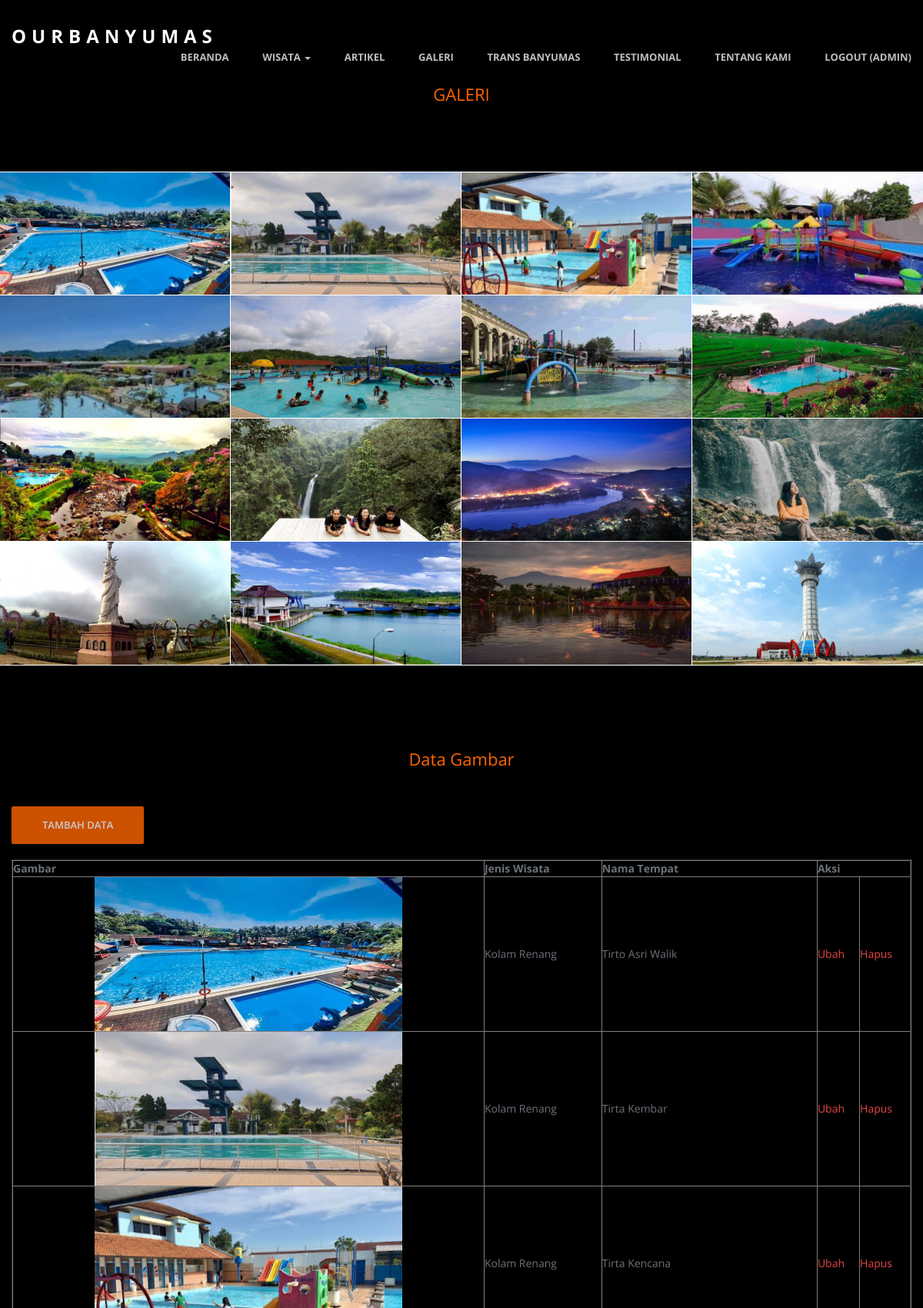
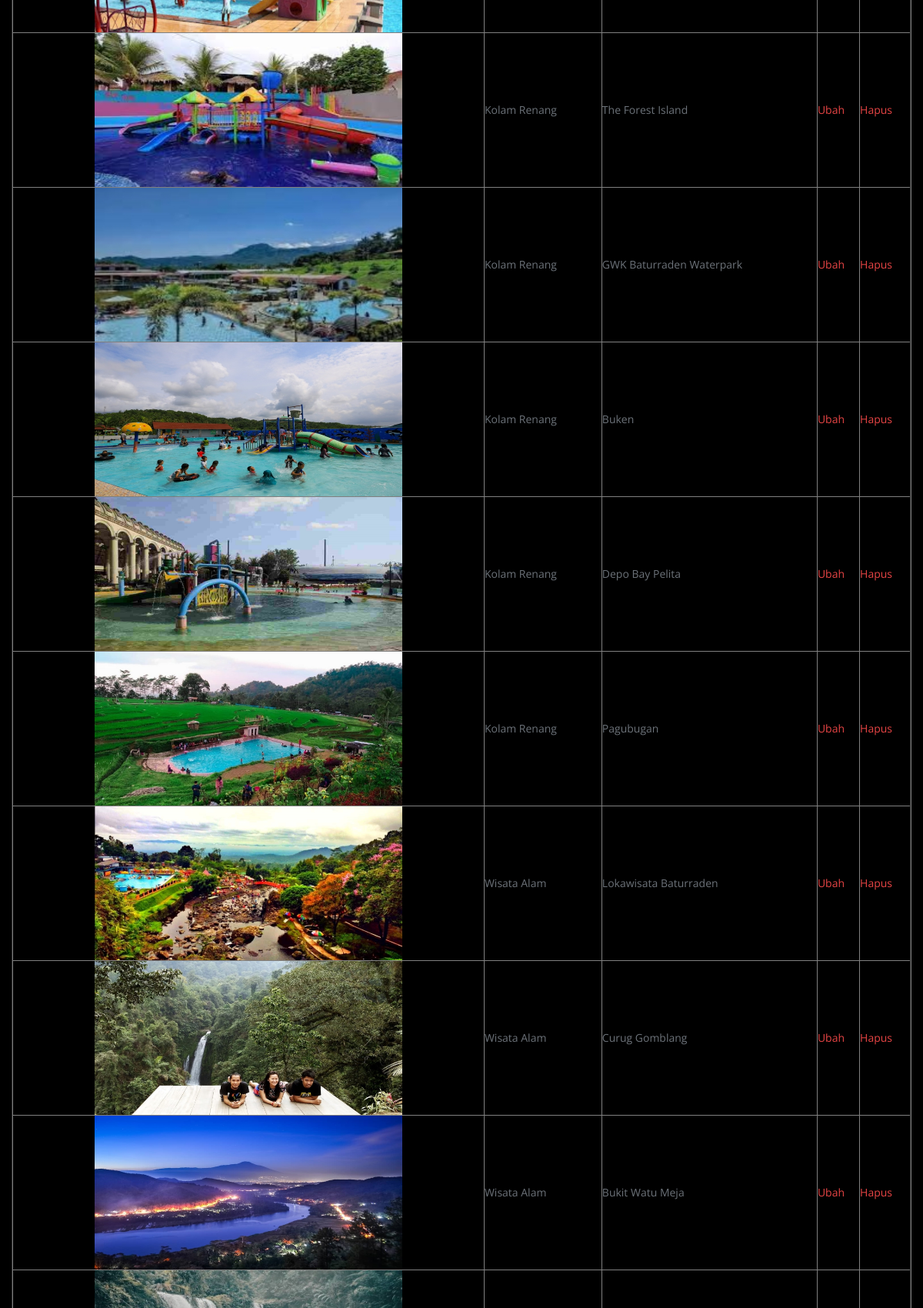
Screenshot of /galeri.php (signed in, upper part) with the database file from the repository (2 pictures, top to bottom).
### tables this page shows
CREATE TABLE `galeri` (
  `id` int(20) NOT NULL,
  `jenis_wisata` varchar(20) NOT NULL,
  `nama_tempat` varchar(50) NOT NULL,
  `foto` varchar(300) NOT NULL
);

### galeri.php (the view, shortened to what this page needs)
<!doctype html>
<html class="no-js" lang="">
<head>
  <link rel="stylesheet" href="css/bootstrap.min.css">
  <link rel="stylesheet" href="css/flexslider.css">
  <link rel="stylesheet" href="css/jquery.fancybox.css">
  <link rel="stylesheet" href="css/main.css">
  <link rel="stylesheet" href="css/responsive.css">
  <link rel="stylesheet" href="css/font-icon.css">
  <link rel="stylesheet" href="css/animate.min.css">
  <link rel="stylesheet" href="https://maxcdn.bootstrapcdn.com/font-awesome/4.4.0/css/font-awesome.min.css">
</head>
<body>
  <section>
    <header id="header">
      <div class="header-content clearfix"> <a class="logo" href="index.php">OurBanyumas</a>
        <nav class="navigation" role="navigation">
          <ul class="primary-nav">
            <li><a href="index.php">Beranda</a></li>
            <li class="dropdown">
              <a href="#" class="dropdown-toggle" data-toggle="dropdown">Wisata <b class="caret"></b></a>
            </li>
            <li><a href="artikel.php">Artikel</a></li>
            <li><a href="galeri.php">Galeri</a></li>
            <li><a href="transbanyumas.php">Trans Banyumas</a></li>
            <li><a href="testimonial.php">Testimonial</a></li>
            <li><a href="tentang.php">Tentang Kami</a></li>
            <?php
            if (!isset($_SESSION['is_login'])) {
            ?>
              <li>
                <a href="login.php">Login</a>
              </li>
            <?php } else { ?>
              <li>
                <a href="akunuser.php?logoutSubmit=1" class="logout">Logout (<?= $_SESSION['namauser']; ?>)</a>
              </li><?php } ?>
          </ul>
        </nav>
      </div>
    </header>
  </section>
  <section id="intro" class="section intro">
    <div class="container">
      <div class="col-md-8 col-md-offset-2 text-center">
        <?php
        if (!isset($_SESSION['admin'])) {
        ?>
          <h6>GALERI</h6>
          <p>Foto - foto Banyumas dari berbagai sudut yang dapat menjadi inspirasi Anda</p>
          <br>
          </li>
        <?php } else { ?>
          <h6>GALERI</h6>
          <br>
        <?php } ?>
      </div>
    </div>
    <br>
    <br>
    <br>
    <div class="container-fluid">
      <div class="row no-gutter">
        <?php
        include "koneksi.php";
        $query = "SELECT * FROM galeri";
        $sql = mysqli_query($connect, $query);
        while ($data = mysqli_fetch_array($sql)) {
        ?>
          <div class="col-lg-3 col-md-6 col-sm-6 work">
            <a <?php echo "href='images/foto/" . $data['foto'] . "'"; ?> class="work-box">
              <?php echo "<img src='images/foto/" . $data['foto'] . "'>"; ?>
            </a>
          </div>
        <?php
        }
        ?>
      </div>
      <br>
      <br>
      <br>
      <br>
      <?php
      if (!isset($_SESSION['admin'])) {
      ?>
        <br>
        </li>
      <?php } else { ?>
        <br>
        <h6 align="center">Data Gambar</h6>
        <br>
        <br>
        <a href="form_simpan.php"><input type="submit" class="btn btn-large" value="Tambah Data"></a>
        <br>
        <br>
        <table border="2" width="100%">
          <tr>
            <th>Gambar</th>
            <th>Jenis Wisata</th>
            <th>Nama Tempat</th>
            <th colspan="2">Aksi</th>
          </tr>
          <?php
          include "koneksi.php";
          $query = "SELECT * FROM galeri";
          $sql = mysqli_query($connect, $query);
          while ($data = mysqli_fetch_array($sql)) {
            echo "<tr>";
            echo "<td align='center'><img src='images/foto/" . $data['foto'] . "' width='400' height='200' ></td>";
            echo "<td>" . $data['jenis_wisata'] . "</td>";
            echo "<td>" . $data['nama_tempat'] . "</td>";
            echo "<td><a href='form_ubah.php?id=" . $data['id'] . "'>Ubah</a></td>";
            echo "<td><a href='proses_hapus.php?id=" . $data['id'] . "'>Hapus</a></td>";
            echo "</tr>";
          }
          ?>
        </table>
      <?php } ?>
    </div>
  </section>
</body>
</html>

### css/main.css (style rules this page uses)
h6 { font-size: 22px; color: #F60; font-weight: 400; }
.btn { background-color: #F60; color: #fff; font-size: 13px; font-weight: 600; border: 0; -moz-border-radius: 2px; -webkit-border-radius: 2px; border-radius: 2px; display: inline-block; text-transform: uppercase; opacity:0.8; }
.btn-large { padding: 15px 40px; }
a { color: #e84545; }
body { font-family: "Open Sans", Arial, sans-serif; font-weight: 400; color: #6c7279; }
ul, ol { margin: 0; padding: 0; }
ul li { list-style: none; }
.section { padding: 100px 0; }
.no-gutter [class*=col-] { padding-right: 0; padding-left: 0; }
#header { position: fixed; width: 100%; z-index: 999; }
#header .header-content { margin: 0 auto; max-width: 1170px; padding: 30px 0; width: 100%; -moz-transition: padding 0.3s; -o-transition: padding 0.3s; -webkit-transition: padding 0.3s; transition: padding 0.3s; }
#header .logo { float: left; font-size:24px; font-weight:700; color:#fff; text-decoration:none; text-transform:uppercase; letter-spacing:7px; }
.navigation { float: right; }
.navigation li { display: inline-block; }
.navigation a { color: rgba(255, 255, 255, 0.75); font-size: 13px; font-weight: 700; margin-left: 40px; text-transform: uppercase; }
.intro { background-color: #000; }
.work { -moz-box-shadow: 0 0 0 1px #fff; -webkit-box-shadow: 0 0 0 1px #fff; box-shadow: 0 0 0 1px #fff; overflow: hidden; position: relative; }
.work img { width: 100%; height: 100%; }
.work h5, .work p, .work img { -moz-transition: all, 0.5s; -o-transition: all, 0.5s; -webkit-transition: all, 0.5s; transition: all, 0.5s; }

### rows the page displays
galeri: foto (picture), jenis_wisata "Kolam Renang", nama_tempat "Tirto Asri Walik"
galeri: foto (picture), jenis_wisata "Kolam Renang", nama_tempat "Tirta Kembar"
galeri: foto (picture), jenis_wisata "Kolam Renang", nama_tempat "Tirta Kencana"
galeri: foto (picture), jenis_wisata "Kolam Renang", nama_tempat "The Forest Island"
galeri: foto (picture), jenis_wisata "Kolam Renang", nama_tempat "GWK Baturraden Waterpark"
galeri: foto (picture), jenis_wisata "Kolam Renang", nama_tempat "Buken"
galeri: foto (picture), jenis_wisata "Kolam Renang", nama_tempat "Depo Bay Pelita"
galeri: foto (picture), jenis_wisata "Kolam Renang", nama_tempat "Pagubugan"
galeri: foto (picture), jenis_wisata "Wisata Alam", nama_tempat "Lokawisata Baturraden"
galeri: foto (picture), jenis_wisata "Wisata Alam", nama_tempat "Curug Gomblang"
galeri: foto (picture), jenis_wisata "Wisata Alam", nama_tempat "Bukit Watu Meja"
galeri: foto (picture)
galeri: foto (picture)
galeri: foto (picture)
galeri: foto (picture)
galeri: foto (picture)

### other values shown
$_SESSION['namauser'] "ADMIN"
